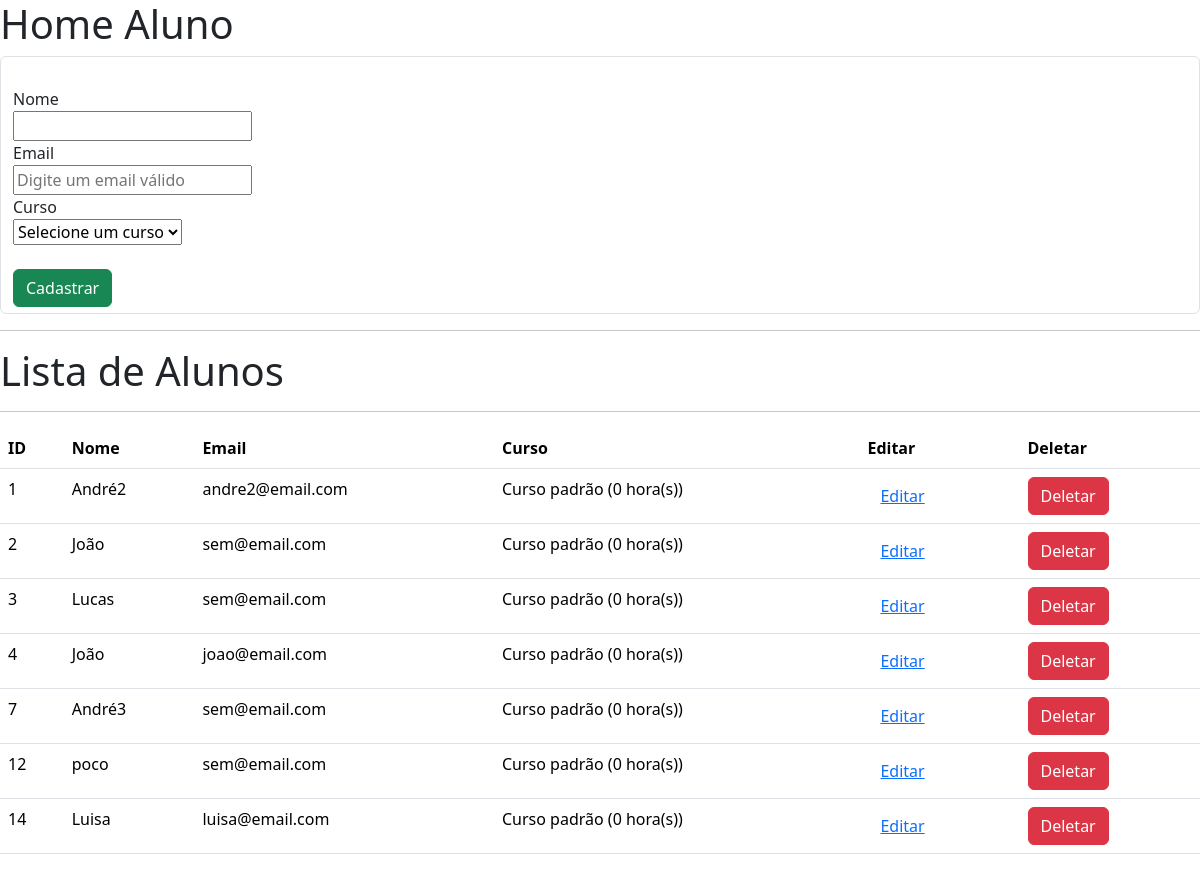
The app's page /aluno/, older data.
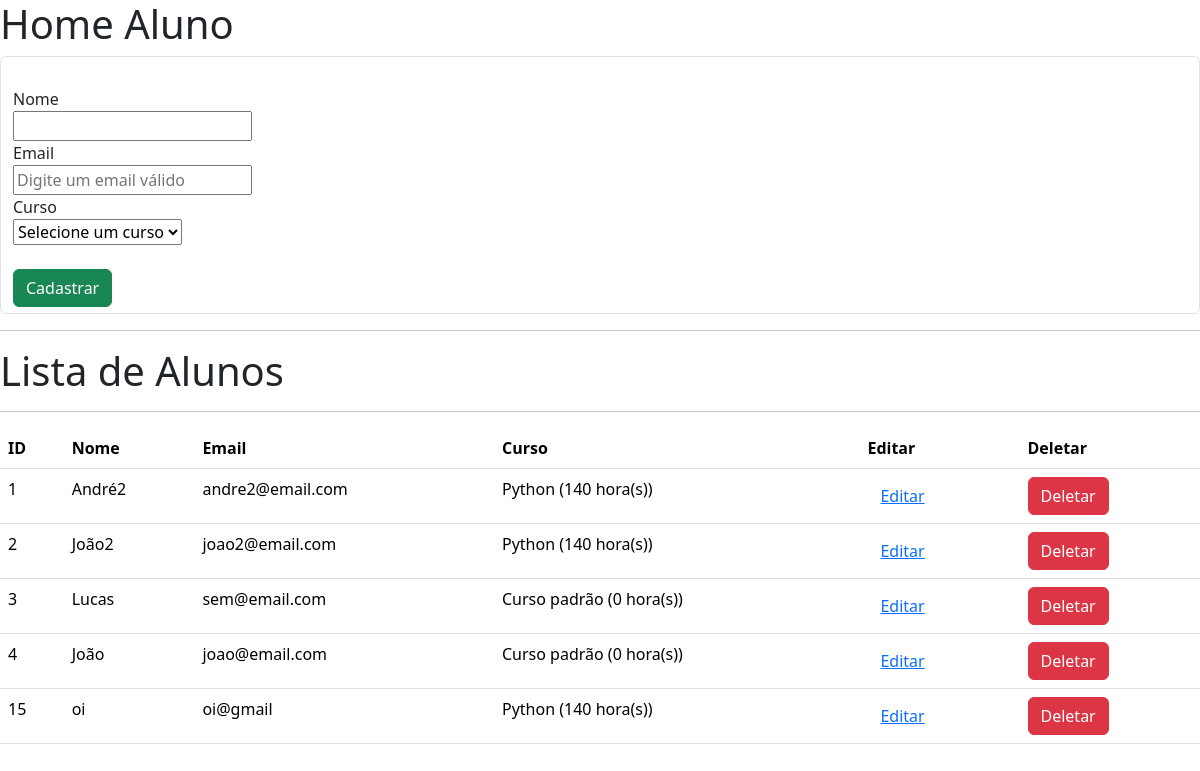
The same page, newer data.
### aluno/models.py (models this page shows, shortened)
class Aluno(models.Model):
    nome = models.CharField(max_length=255)
    email = models.EmailField(max_length=100, default="sem@email.com")
    nascimento = models.DateField(null=True)
    curso = models.ForeignKey(Curso, on_delete=models.PROTECT)

### curso/models.py (models this page shows)
class Curso(models.Model):
    nome = models.CharField(max_length=100)
    carga_horaria = models.IntegerField()
    def __str__(self):
        return f"{self.nome} ({self.carga_horaria} hora(s))"

### aluno/views.py (the view)
# urls.py: path('', views.home, name='home_aluno'),
def home(request):
    alunos = Aluno.objects.all()
    cursos = Curso.objects.all()
    return render(request, "aluno/home.html", {"alunos": alunos,"cursos": cursos})

### aluno/templates/aluno/home.html (shortened to what this page needs)
<!doctype html>
<html lang="pt">
  <head>
    <link href="https://cdn.jsdelivr.net/npm/bootstrap@5.3.8/dist/css/bootstrap.min.css" rel="stylesheet">
  </head>
  <body>
    <h1>Home Aluno</h1>
  </body>
<body>
    <form action="{% url 'cadastrar' %}" method="post" class="form-control">
        <br>
        <label>Nome</label>
        <br>
        <input type="text" id="nome" name="nome" value="" required>
        <br>
        <label>Email</label>
        <br>
        <input type="email" id="email" name="email" value="" placeholder="Digite um email válido" required>
        <br>
        <label>Curso</label>
                <br>
                <select id="curso" name="curso" required>
                <option value="">Selecione um curso</option>
                </select>
        <br>
        <br>
        <button type="submit" value="Cadastrar Aluno" class="btn btn-success">Cadastrar</button>
    </form>
    <hr>
     <h1>Lista de Alunos</h1>
     <hr>
        <table class="table">
            <thead>
                <tr>
                    <th scope="col">ID</th>
                    <th scope="col">Nome</th>
                    <th scope="col">Email</th>
                    <th scope="col">Curso</th>
                    <th scope="col">Editar</th>
                    <th escope = "col">Deletar</th>
                </tr>
            </thead>
            <tbody>
                <tr>
                    {% for aluno in alunos %}
                        <tr>
                            <td>{{aluno.id}}</td>
                            <td>{{aluno.nome}}</td>
                            <td>{{aluno.email}}</td>
                            <td>{{aluno.curso}}</td>
                            <td><a href="{% url  'editar' aluno.id %}"><button class="btn btn-link">Editar</button></a></td>
                            <td><a href="{% url  'deletar' aluno.id %}"><button class="btn btn-danger">Deletar</button></a></td>
                        </tr>
                </tr>
                    {% endfor %}
            </tbody>
        </table>
</body>
</html>

Row changes from the older to the newer data that the page shows:
removed Aluno: id "7", nome "André3", email "sem@email.com", curso "Curso padrão (0 hora(s))"
removed Aluno: id "12", nome "poco", email "sem@email.com", curso "Curso padrão (0 hora(s))"
removed Aluno: id "14", nome "Luisa", email "luisa@email.com", curso "Curso padrão (0 hora(s))"
changed Aluno "André2": curso "Curso padrão (0 hora(s))" → "Python (140 hora(s))"
changed Aluno id 2: nome "João" → "João2"; email "sem@email.com" → "joao2@email.com"; curso "Curso padrão (0 hora(s))" → "Python (140 hora(s))"
added Aluno: id "15", nome "oi", email "oi@gmail", curso "Python (140 hora(s))"
